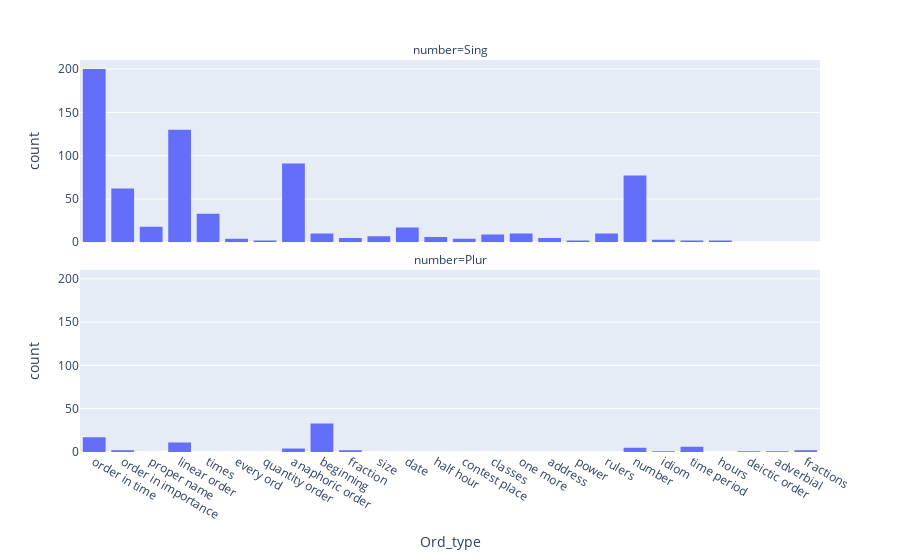

Notebook code cell kept with this figure:
### Code cell
small_ordinals_number = small_ordinals[pd.notna(small_ordinals['number'])]
px.histogram(small_ordinals_number, x="Ord_type", facet_col="number", facet_col_wrap = 1)

### Figure 1 — Plotly figure (JSON) as saved in the notebook; plotly's stock layout.template omitted (floating-point values rounded to 4 significant figures; data arrays with more than 128 entries replaced by an {"elided": "..."} marker saying what was removed)
{"data": [{"alignmentgroup": "True", "bingroup": "x", "hovertemplate": "number=Sing<br>Ord_type=%{x}<br>count=%{y}<extra></extra>", "legendgroup": "", "marker": {"color": "#636efa", "pattern": {"shape": ""}}, "name": "", "offsetgroup": "", "orientation": "v", "showlegend": false, "type": "histogram", "x": {"elided": "709 str values"}, "xaxis": "x2", "yaxis": "y2"}, {"alignmentgroup": "True", "bingroup": "x", "hovertemplate": "number=Plur<br>Ord_type=%{x}<br>count=%{y}<extra></extra>", "legendgroup": "", "marker": {"color": "#636efa", "pattern": {"shape": ""}}, "name": "", "offsetgroup": "", "orientation": "v", "showlegend": false, "type": "histogram", "x": ["deictic order", "beginning", "beginning", "anaphoric order", "time period", "time period", "time period", "order in time", "beginning", "order in time", "fraction", "beginning", "beginning", "beginning", "order in time", "beginning", "beginning", "order in time", "adverbial", "order in time", "beginning", "beginning", "beginning", "beginning", "beginning", "beginning", "order in importance", "order in time", "beginning", "beginning", "beginning", "anaphoric order", "order in importance", "linear order", "time period", "beginning", "beginning", "beginning", "anaphoric order", "anaphoric order", "beginning", "beginning", "fraction", "beginning", "linear order", "linear order", "linear order", "beginning", "linear order", "beginning", "order in time", "order in time", "order in time", "linear order", "beginning", "order in time", "time period", "order in time", "beginning", "beginning", "order in time", "time period", "beginning", "number", "number", "beginning", "beginning", "number", "number", "number", "order in time", "beginning", "linear order", "order in time", "idiom", "fractions", "linear order", "linear order", "linear order", "linear order", "beginning", "fractions", "order in time", "order in time", "order in time"], "xaxis": "x", "yaxis": "y"}], "layout": {"annotations": [{"font": {}, "showarrow": false, "text": "number=Plur", "x": 0.5, "xanchor": "center", "xref": "paper", "y": 0.465, "yanchor": "bottom", "yref": "paper"}, {"font": {}, "showarrow": false, "text": "number=Sing", "x": 0.5, "xanchor": "center", "xref": "paper", "y": 1.0, "yanchor": "bottom", "yref": "paper"}], "barmode": "relative", "legend": {"tracegroupgap": 0}, "margin": {"t": 60}, "xaxis": {"anchor": "y", "domain": [0, 1], "title": {"text": "Ord_type"}}, "xaxis2": {"anchor": "y2", "domain": [0, 1], "matches": "x", "showticklabels": false}, "yaxis": {"anchor": "x", "domain": [0, 0.465], "title": {"text": "count"}}, "yaxis2": {"anchor": "x2", "domain": [0.535, 1.0], "matches": "y", "title": {"text": "count"}}}}
